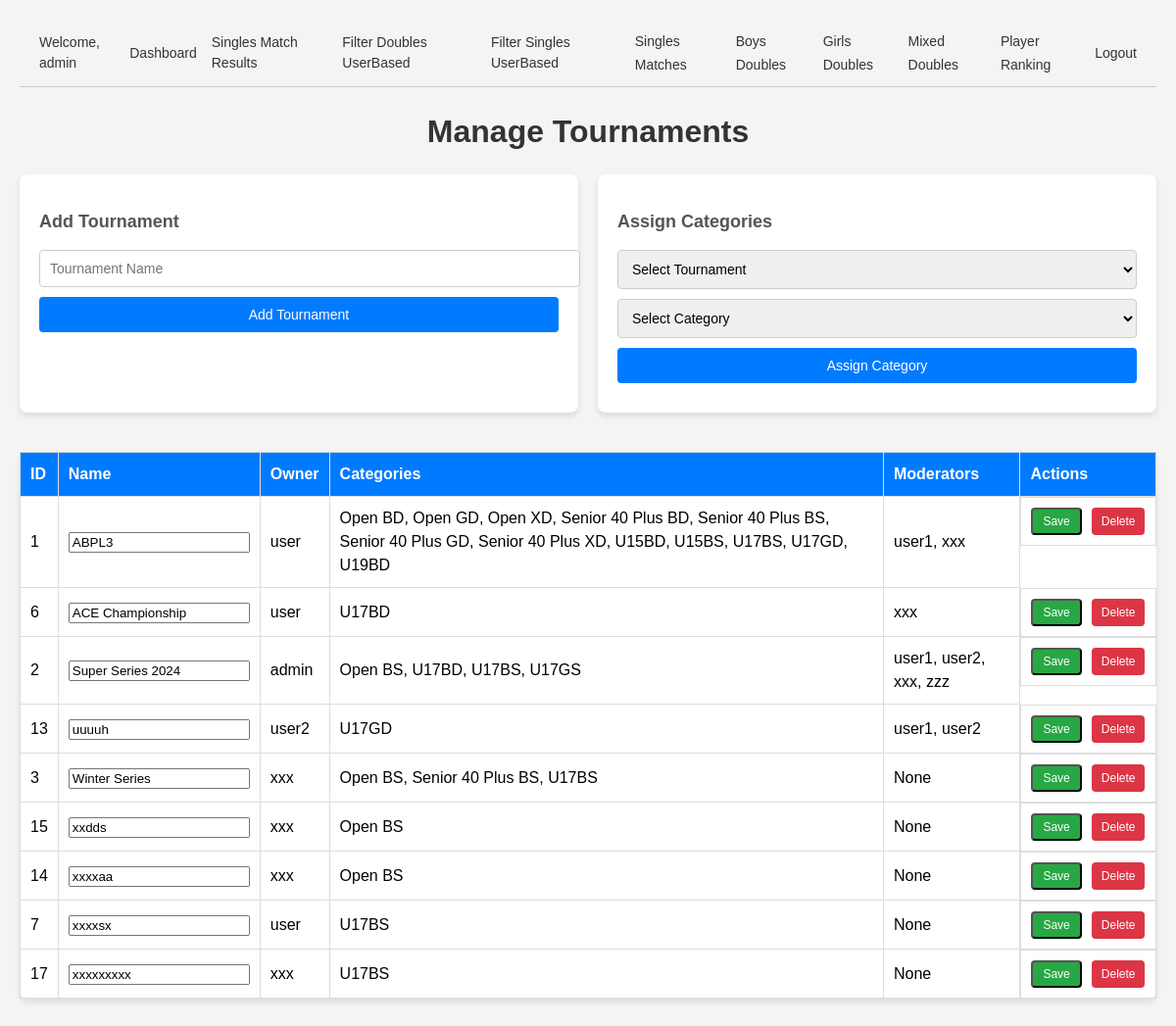
/insert_tournament.php (signed in), run on an earlier commit of the app's database.
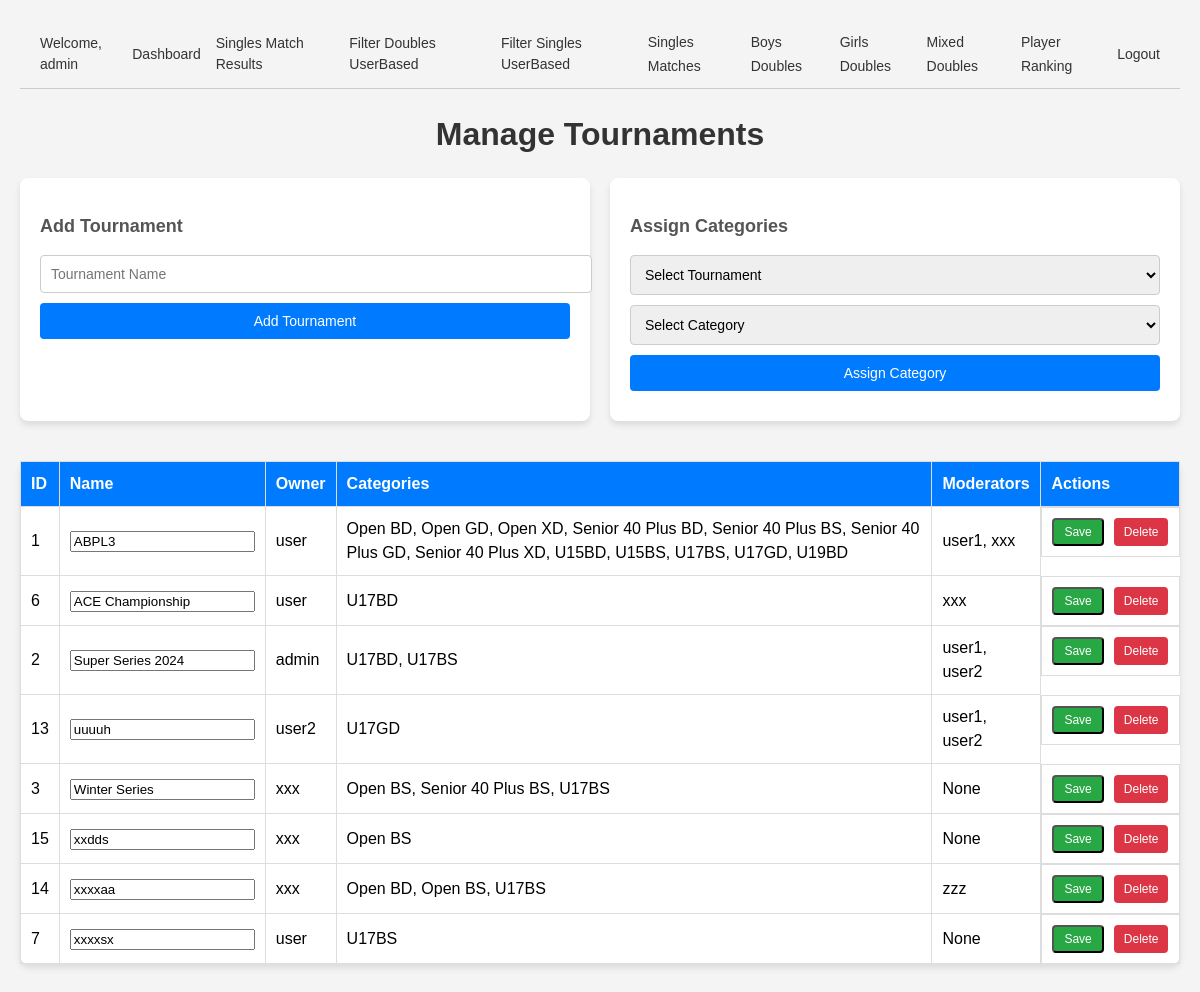
And on a later commit of the database.
### tables this page shows
CREATE TABLE `tournaments` (
  `id` int(11) NOT NULL,
  `name` varchar(255) NOT NULL,
  `created_by` int(11) DEFAULT NULL,
  `year` int(11) NOT NULL DEFAULT year(curdate()),
  `moderated_by` int(11) DEFAULT NULL
);

CREATE TABLE `users` (
  `id` int(11) NOT NULL,
  `username` varchar(255) NOT NULL,
  `password` varchar(255) NOT NULL,
  `mobile_no` varchar(20) DEFAULT NULL,
  `notes` text DEFAULT NULL,
  `role` enum('admin','user','visitor','moderator') NOT NULL DEFAULT 'visitor',
  `created_at` timestamp NULL DEFAULT current_timestamp(),
  `email` varchar(255) DEFAULT NULL,
  `last_login` datetime DEFAULT NULL
);

### insert_tournament.php (the view, shortened to what this page needs)
<?php
include 'header.php';
require 'auth.php';
function fetchTournaments($conn) {
    $query = "
        SELECT
            t.id AS tournament_id,
            t.name AS tournament_name,
            u.username AS owner_name,
            GROUP_CONCAT(DISTINCT c.name ORDER BY c.name SEPARATOR ', ') AS categories,
            GROUP_CONCAT(DISTINCT m.username ORDER BY m.username SEPARATOR ', ') AS moderators
        FROM tournaments t
        LEFT JOIN users u ON t.created_by = u.id
        LEFT JOIN tournament_categories tc ON t.id = tc.tournament_id
        LEFT JOIN categories c ON tc.category_id = c.id
        LEFT JOIN tournament_moderators tm ON t.id = tm.tournament_id
        LEFT JOIN users m ON tm.user_id = m.id
        GROUP BY t.id
        ORDER BY t.name;
    ";
    $result = $conn->query($query);
    return $result->fetch_all(MYSQLI_ASSOC);
}
$tournaments = fetchTournaments($conn);
?>
<!DOCTYPE html>
<html lang="en">
<head>
</head>
<body>
    <h1>Manage Tournaments</h1>
    <div class="form-container">
        <form method="POST">
            <h2>Add Tournament</h2>
            <input type="text" name="tournament_name" placeholder="Tournament Name" required>
            <button type="submit" name="add_tournament">Add Tournament</button>
        </form>
        <form method="POST">
            <h2>Assign Categories</h2>
            <select name="tournament_id" required>
                <option value="">Select Tournament</option>
            </select>
            <select name="category_id" required>
                <option value="">Select Category</option>
            </select>
            <button type="submit" name="add_category">Assign Category</button>
        </form>
    </div>
    <table>
        <thead>
            <tr>
                <th>ID</th>
                <th>Name</th>
                <th>Owner</th>
                <th>Categories</th>
                <th>Moderators</th>
                <th>Actions</th>
            </tr>
        </thead>
        <tbody>
            <?php foreach ($tournaments as $row): ?>
                <form method="POST">
                    <tr>
                        <td><?= htmlspecialchars($row['tournament_id']) ?></td>
                        <td>
                            <input type="text" name="tournament_name" value="<?= htmlspecialchars($row['tournament_name']) ?>" required>
                        </td>
                        <td><?= htmlspecialchars($row['owner_name'] ?? 'Unknown') ?></td>
                        <td><?= htmlspecialchars($row['categories'] ?? 'None') ?></td>
                        <td><?= htmlspecialchars($row['moderators'] ?? 'None') ?></td>
                        <td class="actions">
                            <button type="submit" name="update_tournament" class="edit">Save</button>
                            <a href="?delete_tournament=<?= $row['tournament_id'] ?>" class="delete" onclick="return confirm('Are you sure?')">Delete</a>
                        </td>
                    </tr>
                </form>
            <?php endforeach; ?>
        </tbody>
    </table>
</body>
</html>

What changed in the data, as far as the page shows it:
removed tournaments: id "17", tournament_name "xxxxxxxxx", created_by.username "xxx", categories "U17BS", moderators "None"
computed for tournaments "Super Series 2024": categories "Open BS, U17BD, U17BS, U17GS" → "U17BD, U17BS"; moderators "user1, user2, xxx, zzz" → "user1, user2"
computed for tournaments "xxxxaa": categories "Open BS" → "Open BD, Open BS, U17BS"; moderators "None" → "zzz"
